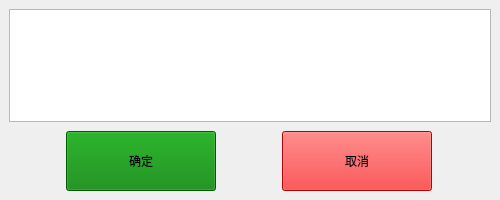
<?xml version="1.0" encoding="UTF-8"?>
<ui version="4.0">
 <class>DlgList</class>
 <widget class="QDialog" name="DlgList">
  <property name="geometry">
   <rect>
    <x>0</x>
    <y>0</y>
    <width>500</width>
    <height>200</height>
   </rect>
  </property>
  <property name="windowTitle">
   <string>选择</string>
  </property>
  <property name="styleSheet">
   <string notr="true">QScrollBar:vertical {
width: 40px;
}
QScrollBar::handle:vertical {
min-height: 40px;
}

QScrollBar:horizontal {
height: 40px;
}
QScrollBar::handle:horizontal {
min-width: 40px;
}
</string>
  </property>
  <layout class="QVBoxLayout" name="verticalLayout" stretch="1,0">
   <property name="spacing">
    <number>9</number>
   </property>
   <property name="leftMargin">
    <number>9</number>
   </property>
   <property name="topMargin">
    <number>9</number>
   </property>
   <property name="rightMargin">
    <number>9</number>
   </property>
   <property name="bottomMargin">
    <number>9</number>
   </property>
   <item>
    <widget class="QTableWidget" name="tableWidget">
     <property name="sizePolicy">
      <sizepolicy hsizetype="Expanding" vsizetype="Ignored">
       <horstretch>0</horstretch>
       <verstretch>0</verstretch>
      </sizepolicy>
     </property>
     <property name="editTriggers">
      <set>QAbstractItemView::NoEditTriggers</set>
     </property>
     <property name="alternatingRowColors">
      <bool>true</bool>
     </property>
     <property name="selectionMode">
      <enum>QAbstractItemView::SingleSelection</enum>
     </property>
     <attribute name="horizontalHeaderVisible">
      <bool>false</bool>
     </attribute>
     <attribute name="horizontalHeaderMinimumSectionSize">
      <number>50</number>
     </attribute>
     <attribute name="horizontalHeaderDefaultSectionSize">
      <number>50</number>
     </attribute>
     <attribute name="verticalHeaderVisible">
      <bool>false</bool>
     </attribute>
     <attribute name="verticalHeaderDefaultSectionSize">
      <number>50</number>
     </attribute>
    </widget>
   </item>
   <item>
    <layout class="QHBoxLayout" name="horizontalLayout">
     <item>
      <widget class="QPushButton" name="OK">
       <property name="sizePolicy">
        <sizepolicy hsizetype="Fixed" vsizetype="Fixed">
         <horstretch>0</horstretch>
         <verstretch>0</verstretch>
        </sizepolicy>
       </property>
       <property name="minimumSize">
        <size>
         <width>150</width>
         <height>60</height>
        </size>
       </property>
       <property name="focusPolicy">
        <enum>Qt::NoFocus</enum>
       </property>
       <property name="styleSheet">
        <string notr="true">background: green;</string>
       </property>
       <property name="text">
        <string>确定</string>
       </property>
       <property name="shortcut">
        <string>Return</string>
       </property>
      </widget>
     </item>
     <item>
      <widget class="QPushButton" name="Cancel">
       <property name="sizePolicy">
        <sizepolicy hsizetype="Fixed" vsizetype="Fixed">
         <horstretch>0</horstretch>
         <verstretch>0</verstretch>
        </sizepolicy>
       </property>
       <property name="minimumSize">
        <size>
         <width>150</width>
         <height>60</height>
        </size>
       </property>
       <property name="focusPolicy">
        <enum>Qt::NoFocus</enum>
       </property>
       <property name="styleSheet">
        <string notr="true">background: red;</string>
       </property>
       <property name="text">
        <string>取消</string>
       </property>
       <property name="shortcut">
        <string>Esc</string>
       </property>
      </widget>
     </item>
    </layout>
   </item>
  </layout>
 </widget>
 <resources/>
 <connections/>
</ui>
